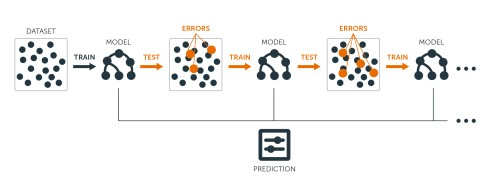
#> input picture Notebooks/02_Machine_Learning/07_Boosting/Boosting/boosting.jpg, 497 x 186 px
$ jupyter execute --allow-errors Boosting.ipynb
#> lines starting #> are read from the running program, lines starting #| are printed output that depends on the picture
### Boosting, AdaBoost,GBM, XGB

[cell 1]
from PIL import Image
img = Image.open('boosting.jpg')
#> img is the input picture: PIL image 497x186 RGB; mean R, G, B 243.7, 243.3, 242.3
img1 = Image.open('adaboost.jpg')
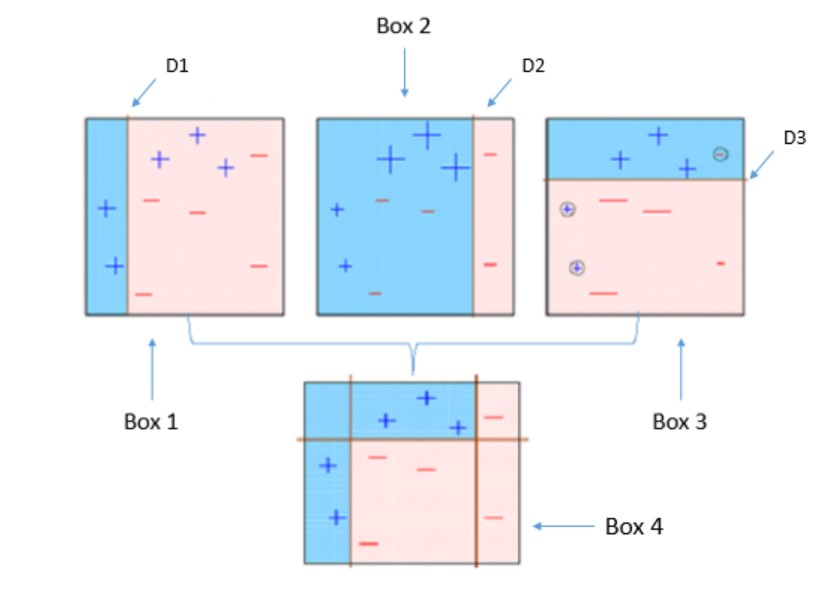
#> input picture Notebooks/02_Machine_Learning/07_Boosting/Boosting/adaboost.jpg, 815 x 592 px
#> img1 is the input picture: PIL image 815x592 RGB; mean R, G, B 234.9, 240.2, 245.8
img2 = Image.open('input.jpg')
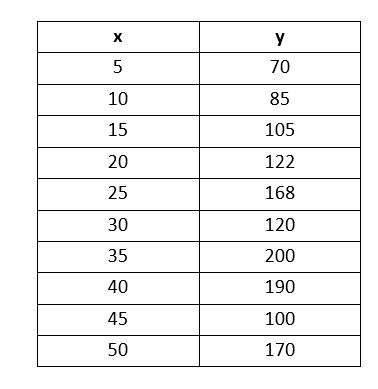
#> input picture Notebooks/02_Machine_Learning/07_Boosting/Boosting/input.jpg, 378 x 389 px
#> img2 is the input picture: PIL image 378x389 RGB; min 0, max 255, mean 243
img3 = Image.open('gb1.jpg')
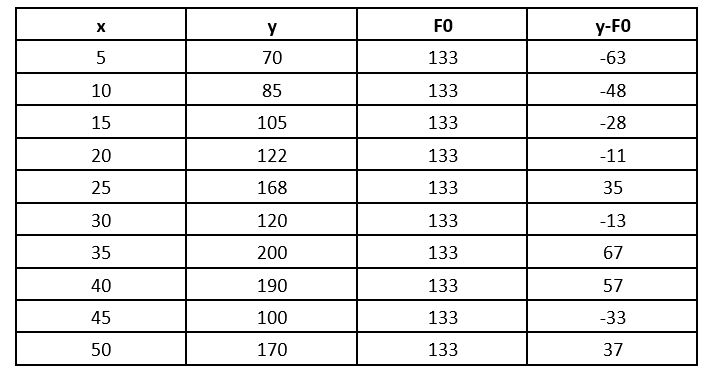
#> input picture Notebooks/02_Machine_Learning/07_Boosting/Boosting/gb1.jpg, 705 x 374 px
#> img3 is the input picture: PIL image 705x374 RGB; min 0, max 255, mean 231.7
img4 = Image.open('gb2.jpg')
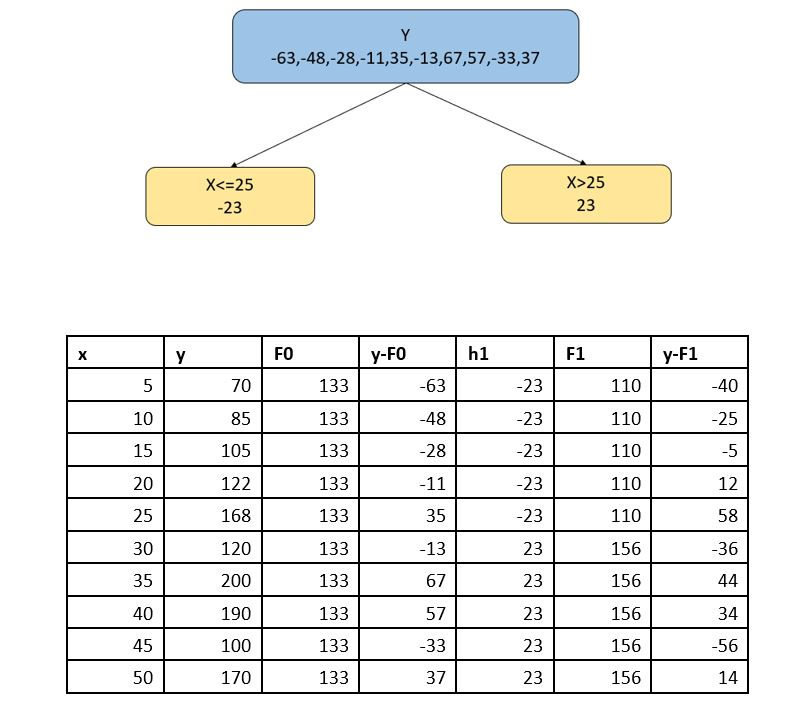
#> input picture Notebooks/02_Machine_Learning/07_Boosting/Boosting/gb2.jpg, 786 x 708 px
#> img4 is the input picture: PIL image 786x708 RGB; mean R, G, B 236, 236.8, 235.7
img5 = Image.open('gb3.jpg')
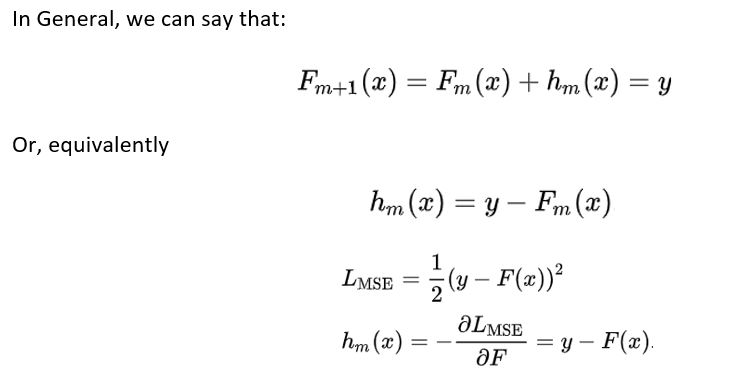
#> input picture Notebooks/02_Machine_Learning/07_Boosting/Boosting/gb3.jpg, 737 x 390 px
#> img5 is the input picture: PIL image 737x390 RGB; min 0, max 255, mean 249.7

### Tree-based ensemble algorithms
**Ensemble algorithms and particularly those that utilize decision trees as weak learners have multiple advantages compared to other algorithms:**

>Their algorithms are easy to understand and visualize: describing and sketching a decision tree is arguably easier than describing Support Vector Machines

>They are non-parametric and don’t assume or require the data to follow a particular distribution: this will save you time transforming data to be normally distributed
>
>They can handle mixed data types: categorical variables do not necessarily have to be one hot encoded
>
>Multi-collinearity of features does not affect the accuracy and prediction performance of the model: features do not need to be removed or otherwise engineered to decrease the correlations and interactions between them
>
>They are robust against overfitting: because they use many weak learners that underfit (high bias) and combine those predictions into a stronger learner, they reduce the overfitting (variance) of the model
>
>They are relatively robust against outliers and noise: in general, they will handle noisy data (e.g. features with no effect on the target) or outliers (e.g. extreme values) well with little effect on the overall performance
>
>Inputs do not need to be scaled: preprocessing and transforming the features with MinMaxScaler or StandardScaler are not necessary
>
>They are computationally relatively inexpensive: compared to algorithms such as Support Vector Machines or neural networks they are faster
>
>They usually perform much better than their weak learners: decision trees will be less accurate due to their high variance/overfitting compared with boosting and bagging algorithms

## Boosting
*The general idea of Boosting just as well any other ensemble algorithm is to combine several weak learners into a stronger one.
A weak learner refers to a learning algorithm that only predicts slightly better than randomly. The baseline of Boosting algorithms is to try predictors sequentially, where each subsequent model attempts to fix the errors of its predecessor.*

***That means:***

>The trees are grown sequentially
>
>Each tree is grown using information from previously grown trees
>
>It does not involve bootstrap sampling as in bagging
>
>Family of weak learners should have a minimum correlation between them

[cell 2]
img.resize((800,300))
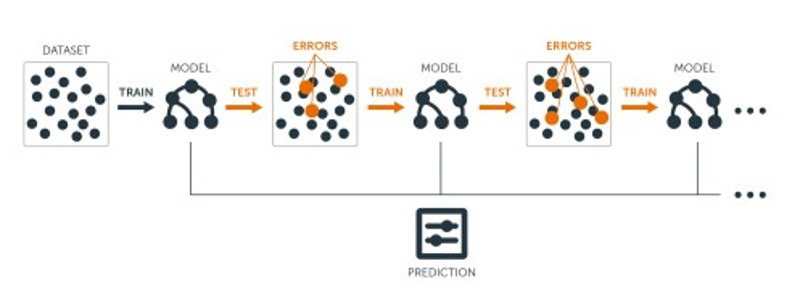
#> Out: PIL image 800x300 RGB; mean R, G, B 243.6, 243.2, 242.2
